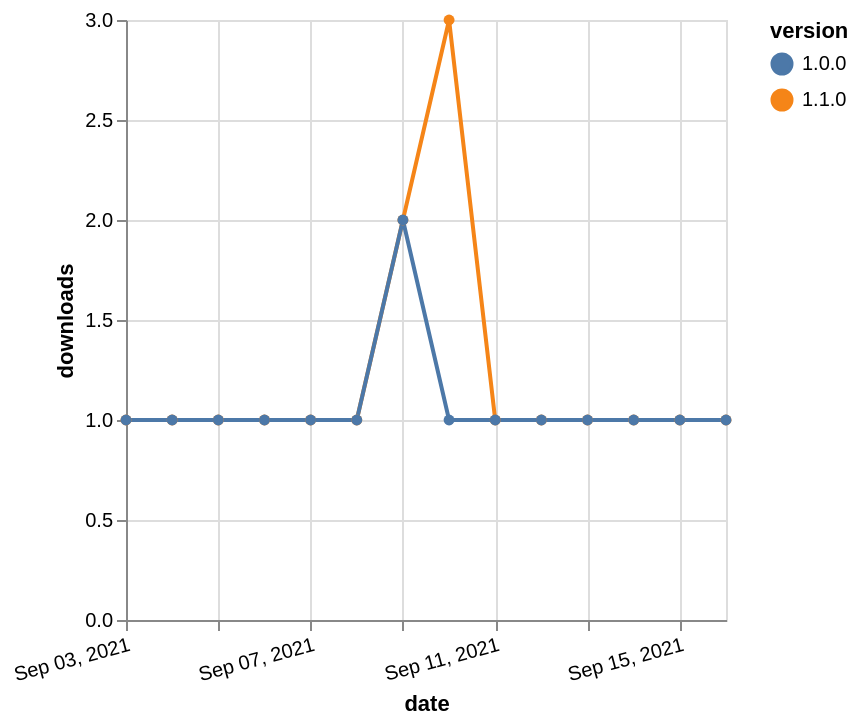

Here is the Vega-Lite specification saved for this chart:
### Vega-Lite specification from a JSON file in a GitHub repository (floating-point values rounded to 4 significant figures)
{"$schema": "https://vega.github.io/schema/vega-lite/v5.json", "description": "A simple bar chart with embedded data.", "data": {"values": [{"date": "2021-09-03", "total": 192, "delta": 1, "version": "1.1.0"}, {"date": "2021-09-04", "total": 193, "delta": 1, "version": "1.1.0"}, {"date": "2021-09-05", "total": 194, "delta": 1, "version": "1.1.0"}, {"date": "2021-09-06", "total": 195, "delta": 1, "version": "1.1.0"}, {"date": "2021-09-07", "total": 196, "delta": 1, "version": "1.1.0"}, {"date": "2021-09-08", "total": 197, "delta": 1, "version": "1.1.0"}, {"date": "2021-09-09", "total": 199, "delta": 2, "version": "1.1.0"}, {"date": "2021-09-10", "total": 202, "delta": 3, "version": "1.1.0"}, {"date": "2021-09-11", "total": 203, "delta": 1, "version": "1.1.0"}, {"date": "2021-09-12", "total": 204, "delta": 1, "version": "1.1.0"}, {"date": "2021-09-13", "total": 205, "delta": 1, "version": "1.1.0"}, {"date": "2021-09-14", "total": 206, "delta": 1, "version": "1.1.0"}, {"date": "2021-09-15", "total": 207, "delta": 1, "version": "1.1.0"}, {"date": "2021-09-16", "total": 208, "delta": 1, "version": "1.1.0"}, {"date": "2021-09-03", "total": 239, "delta": 1, "version": "1.0.0"}, {"date": "2021-09-04", "total": 240, "delta": 1, "version": "1.0.0"}, {"date": "2021-09-05", "total": 241, "delta": 1, "version": "1.0.0"}, {"date": "2021-09-06", "total": 242, "delta": 1, "version": "1.0.0"}, {"date": "2021-09-07", "total": 243, "delta": 1, "version": "1.0.0"}, {"date": "2021-09-08", "total": 244, "delta": 1, "version": "1.0.0"}, {"date": "2021-09-09", "total": 246, "delta": 2, "version": "1.0.0"}, {"date": "2021-09-10", "total": 247, "delta": 1, "version": "1.0.0"}, {"date": "2021-09-11", "total": 248, "delta": 1, "version": "1.0.0"}, {"date": "2021-09-12", "total": 249, "delta": 1, "version": "1.0.0"}, {"date": "2021-09-13", "total": 250, "delta": 1, "version": "1.0.0"}, {"date": "2021-09-14", "total": 251, "delta": 1, "version": "1.0.0"}, {"date": "2021-09-15", "total": 252, "delta": 1, "version": "1.0.0"}, {"date": "2021-09-16", "total": 253, "delta": 1, "version": "1.0.0"}]}, "width": "container", "mark": {"type": "line", "point": {"filled": true}}, "encoding": {"x": {"field": "date", "type": "temporal", "timeUnit": "yearmonthdate", "title": "date", "axis": {"labelAngle": -15}}, "y": {"field": "delta", "type": "quantitative", "title": "downloads"}, "color": {"field": "version", "type": "nominal"}, "tooltip": {"field": "delta"}}}
